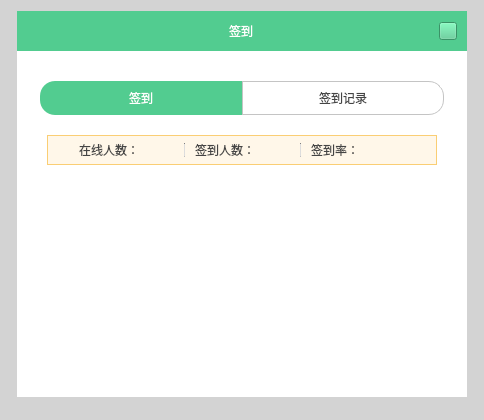
<?xml version="1.0" encoding="UTF-8"?>
<ui version="4.0">
 <class>SignInDlg</class>
 <widget class="QWidget" name="SignInDlg">
  <property name="geometry">
   <rect>
    <x>0</x>
    <y>0</y>
    <width>484</width>
    <height>420</height>
   </rect>
  </property>
  <property name="minimumSize">
   <size>
    <width>484</width>
    <height>420</height>
   </size>
  </property>
  <property name="maximumSize">
   <size>
    <width>484</width>
    <height>420</height>
   </size>
  </property>
  <property name="windowTitle">
   <string>答题器</string>
  </property>
  <property name="styleSheet">
   <string notr="true">#SignInDlg{
	background-color: rgb(211, 211, 211);
}	</string>
  </property>
  <layout class="QGridLayout" name="gridLayout">
   <property name="leftMargin">
    <number>1</number>
   </property>
   <property name="topMargin">
    <number>1</number>
   </property>
   <property name="rightMargin">
    <number>1</number>
   </property>
   <property name="bottomMargin">
    <number>1</number>
   </property>
   <property name="spacing">
    <number>0</number>
   </property>
   <item row="1" column="0">
    <widget class="QLabel" name="label_4">
     <property name="minimumSize">
      <size>
       <width>16</width>
       <height>0</height>
      </size>
     </property>
     <property name="maximumSize">
      <size>
       <width>16</width>
       <height>16777215</height>
      </size>
     </property>
     <property name="styleSheet">
      <string notr="true">border-image: url(:/widget/img/widget/back.png) 6 352 18 0;
</string>
     </property>
     <property name="text">
      <string/>
     </property>
    </widget>
   </item>
   <item row="1" column="1">
    <widget class="CWidget" name="widget" native="true">
     <property name="styleSheet">
      <string notr="true">#widget
{
	background-color: rgb(255, 255, 255);
}</string>
     </property>
     <layout class="QVBoxLayout" name="verticalLayout_4">
      <property name="spacing">
       <number>0</number>
      </property>
      <property name="leftMargin">
       <number>0</number>
      </property>
      <property name="topMargin">
       <number>0</number>
      </property>
      <property name="rightMargin">
       <number>0</number>
      </property>
      <property name="bottomMargin">
       <number>20</number>
      </property>
      <item>
       <widget class="QWidget" name="widget_2" native="true">
        <property name="minimumSize">
         <size>
          <width>0</width>
          <height>40</height>
         </size>
        </property>
        <property name="maximumSize">
         <size>
          <width>16777215</width>
          <height>40</height>
         </size>
        </property>
        <property name="styleSheet">
         <string notr="true">background-color: rgb(82, 204, 144);

</string>
        </property>
        <layout class="QHBoxLayout" name="horizontalLayout">
         <property name="spacing">
          <number>7</number>
         </property>
         <property name="leftMargin">
          <number>10</number>
         </property>
         <property name="topMargin">
          <number>0</number>
         </property>
         <property name="rightMargin">
          <number>10</number>
         </property>
         <property name="bottomMargin">
          <number>0</number>
         </property>
         <item>
          <widget class="QLabel" name="label_2">
           <property name="minimumSize">
            <size>
             <width>16</width>
             <height>0</height>
            </size>
           </property>
           <property name="maximumSize">
            <size>
             <width>16</width>
             <height>16777215</height>
            </size>
           </property>
           <property name="text">
            <string/>
           </property>
          </widget>
         </item>
         <item>
          <widget class="QLabel" name="label">
           <property name="styleSheet">
            <string notr="true">color: rgb(255, 255, 255);
font: 16px &quot;微软雅黑&quot;;</string>
           </property>
           <property name="text">
            <string>签到</string>
           </property>
           <property name="alignment">
            <set>Qt::AlignCenter</set>
           </property>
          </widget>
         </item>
         <item>
          <widget class="QPushButton" name="btnClose">
           <property name="minimumSize">
            <size>
             <width>18</width>
             <height>18</height>
            </size>
           </property>
           <property name="maximumSize">
            <size>
             <width>18</width>
             <height>18</height>
            </size>
           </property>
           <property name="styleSheet">
            <string notr="true">QPushButton{	
	border-image: url(:/Login/img/Login/close_green_Normal.png);
}

QPushButton:hover{		
	border-image: url(:/Login/img/Login/close_green_Click.png);
}

QPushButton:pressed{
	border-image: url(:/Login/img/Login/close_green_Normal.png);
}

QPussButton:disable{
	border-image: url(:/Login/img/Login/close_green_Normal.png);
}</string>
           </property>
           <property name="text">
            <string/>
           </property>
          </widget>
         </item>
        </layout>
       </widget>
      </item>
      <item>
       <layout class="QHBoxLayout" name="horizontalLayout_10">
        <property name="spacing">
         <number>0</number>
        </property>
        <property name="leftMargin">
         <number>10</number>
        </property>
        <property name="topMargin">
         <number>30</number>
        </property>
        <property name="rightMargin">
         <number>10</number>
        </property>
        <item>
         <spacer name="horizontalSpacer_15">
          <property name="orientation">
           <enum>Qt::Horizontal</enum>
          </property>
          <property name="sizeHint" stdset="0">
           <size>
            <width>0</width>
            <height>0</height>
           </size>
          </property>
         </spacer>
        </item>
        <item>
         <widget class="QPushButton" name="btnSignIn">
          <property name="minimumSize">
           <size>
            <width>202</width>
            <height>34</height>
           </size>
          </property>
          <property name="maximumSize">
           <size>
            <width>202</width>
            <height>34</height>
           </size>
          </property>
          <property name="styleSheet">
           <string notr="true">QPushButton:checked{
border-top-left-radius : 15px; 
border-bottom-left-radius : 15px; 
background-color: rgb(82, 204, 144);
font: 14px &quot;微软雅黑&quot;;
color: rgb(255, 255, 255);
}


QPushButton:!checked{
border-top-left-radius : 15px; 
border-bottom-left-radius : 15px; 
background-color: rgb(255, 255, 255);
font: 14px &quot;微软雅黑&quot;;
color: rgb(68, 68, 68);
border:1px solid rgba(196,196,196,255);
}</string>
          </property>
          <property name="text">
           <string>签到</string>
          </property>
          <property name="checkable">
           <bool>true</bool>
          </property>
          <property name="checked">
           <bool>true</bool>
          </property>
         </widget>
        </item>
        <item>
         <widget class="QPushButton" name="btnSignInRecord">
          <property name="minimumSize">
           <size>
            <width>202</width>
            <height>34</height>
           </size>
          </property>
          <property name="maximumSize">
           <size>
            <width>202</width>
            <height>34</height>
           </size>
          </property>
          <property name="styleSheet">
           <string notr="true">QPushButton:checked{
border-top-right-radius : 15px; 
border-bottom-right-radius : 15px; 
background-color: rgb(82, 204, 144);
font: 14px &quot;微软雅黑&quot;;
color: rgb(255, 255, 255);
}


QPushButton:!checked{
border-top-right-radius : 15px; 
border-bottom-right-radius : 15px; 
background-color: rgb(255, 255, 255);
font: 14px &quot;微软雅黑&quot;;
color: rgb(68, 68, 68);
border:1px solid rgba(196,196,196,255);
}</string>
          </property>
          <property name="text">
           <string>签到记录</string>
          </property>
          <property name="checkable">
           <bool>true</bool>
          </property>
         </widget>
        </item>
        <item>
         <spacer name="horizontalSpacer_16">
          <property name="orientation">
           <enum>Qt::Horizontal</enum>
          </property>
          <property name="sizeHint" stdset="0">
           <size>
            <width>0</width>
            <height>0</height>
           </size>
          </property>
         </spacer>
        </item>
       </layout>
      </item>
      <item>
       <widget class="QStackedWidget" name="stackedWidget">
        <property name="styleSheet">
         <string notr="true">#stackedWidget
{
/*
	border:1px;
  border-left: 1px solid rgb(196, 196, 196);  
  border-right: 1px solid rgb(196, 196, 196);*/
}
</string>
        </property>
        <property name="currentIndex">
         <number>1</number>
        </property>
        <widget class="QWidget" name="page_teacher_select">
         <property name="styleSheet">
          <string notr="true">QWidget#page_teacher_select{
background-color: rgb(255, 255, 255);
}</string>
         </property>
         <layout class="QVBoxLayout" name="verticalLayout_2">
          <property name="spacing">
           <number>0</number>
          </property>
          <property name="leftMargin">
           <number>10</number>
          </property>
          <property name="topMargin">
           <number>0</number>
          </property>
          <property name="rightMargin">
           <number>10</number>
          </property>
          <property name="bottomMargin">
           <number>10</number>
          </property>
          <item>
           <spacer name="verticalSpacer_3">
            <property name="orientation">
             <enum>Qt::Vertical</enum>
            </property>
            <property name="sizeHint" stdset="0">
             <size>
              <width>0</width>
              <height>79</height>
             </size>
            </property>
           </spacer>
          </item>
          <item>
           <layout class="QHBoxLayout" name="horizontalLayout_3">
            <property name="spacing">
             <number>0</number>
            </property>
            <property name="rightMargin">
             <number>0</number>
            </property>
            <property name="bottomMargin">
             <number>20</number>
            </property>
            <item>
             <spacer name="horizontalSpacer_3">
              <property name="orientation">
               <enum>Qt::Horizontal</enum>
              </property>
              <property name="sizeHint" stdset="0">
               <size>
                <width>0</width>
                <height>0</height>
               </size>
              </property>
             </spacer>
            </item>
            <item>
             <widget class="QPushButton" name="btnStartSignIn">
              <property name="minimumSize">
               <size>
                <width>100</width>
                <height>30</height>
               </size>
              </property>
              <property name="maximumSize">
               <size>
                <width>100</width>
                <height>30</height>
               </size>
              </property>
              <property name="styleSheet">
               <string notr="true">QPushButton{
border-top-left-radius : 15px; 
border-top-right-radius : 15px; 
border-bottom-left-radius : 15px; 
border-bottom-right-radius : 15px; 
background-color: rgb(82, 204, 144);
font: 12px &quot;微软雅黑&quot;;
color: rgb(255, 255, 255);
}

QPushButton:hover{
border-top-left-radius : 15px; 
border-top-right-radius : 15px; 
border-bottom-left-radius : 15px; 
border-bottom-right-radius : 15px; 
background-color: rgb(66, 198, 97);
font: 10pt &quot;微软雅黑&quot;;
color: rgb(255, 255, 255);
}</string>
              </property>
              <property name="text">
               <string>开始签到</string>
              </property>
             </widget>
            </item>
            <item>
             <spacer name="horizontalSpacer_4">
              <property name="orientation">
               <enum>Qt::Horizontal</enum>
              </property>
              <property name="sizeHint" stdset="0">
               <size>
                <width>0</width>
                <height>0</height>
               </size>
              </property>
             </spacer>
            </item>
           </layout>
          </item>
          <item>
           <widget class="QLabel" name="labCountDown">
            <property name="styleSheet">
             <string notr="true">
color:rgba(153,153,153,1);
font: 14px &quot;微软雅黑&quot;;</string>
            </property>
            <property name="text">
             <string>点击按钮，开始签到</string>
            </property>
            <property name="alignment">
             <set>Qt::AlignCenter</set>
            </property>
           </widget>
          </item>
          <item>
           <spacer name="verticalSpacer">
            <property name="orientation">
             <enum>Qt::Vertical</enum>
            </property>
            <property name="sizeHint" stdset="0">
             <size>
              <width>0</width>
              <height>79</height>
             </size>
            </property>
           </spacer>
          </item>
          <item>
           <widget class="QLabel" name="labStatistics">
            <property name="styleSheet">
             <string notr="true">color:rgba(68,68,68,255);
font: 14px &quot;微软雅黑&quot;;</string>
            </property>
            <property name="text">
             <string>当前签到人数：&lt;font color = #173f26&gt; 0&lt;/font&gt;人</string>
            </property>
            <property name="alignment">
             <set>Qt::AlignCenter</set>
            </property>
           </widget>
          </item>
         </layout>
        </widget>
        <widget class="QWidget" name="page_teacher_pushAnswer">
         <property name="styleSheet">
          <string notr="true">QWidget#page_teacher_pushAnswer{
background-color: rgb(255, 255, 255);
}</string>
         </property>
         <layout class="QVBoxLayout" name="verticalLayout_3">
          <property name="spacing">
           <number>20</number>
          </property>
          <property name="leftMargin">
           <number>30</number>
          </property>
          <property name="topMargin">
           <number>20</number>
          </property>
          <property name="rightMargin">
           <number>30</number>
          </property>
          <property name="bottomMargin">
           <number>15</number>
          </property>
          <item>
           <layout class="QHBoxLayout" name="horizontalLayout_2">
            <property name="spacing">
             <number>0</number>
            </property>
            <item>
             <widget class="QWidget" name="widget_3" native="true">
              <property name="minimumSize">
               <size>
                <width>0</width>
                <height>30</height>
               </size>
              </property>
              <property name="maximumSize">
               <size>
                <width>16777215</width>
                <height>30</height>
               </size>
              </property>
              <property name="styleSheet">
               <string notr="true">QWidget#widget_3{
background:rgba(255,247,233,255);
border:1px solid rgba(250,206,116,255);
}
</string>
              </property>
              <layout class="QHBoxLayout" name="horizontalLayout_7">
               <property name="spacing">
                <number>10</number>
               </property>
               <property name="leftMargin">
                <number>0</number>
               </property>
               <property name="topMargin">
                <number>0</number>
               </property>
               <property name="rightMargin">
                <number>0</number>
               </property>
               <property name="bottomMargin">
                <number>0</number>
               </property>
               <item>
                <spacer name="horizontalSpacer_7">
                 <property name="orientation">
                  <enum>Qt::Horizontal</enum>
                 </property>
                 <property name="sizeHint" stdset="0">
                  <size>
                   <width>0</width>
                   <height>0</height>
                  </size>
                 </property>
                </spacer>
               </item>
               <item>
                <widget class="QLabel" name="label_tatal">
                 <property name="minimumSize">
                  <size>
                   <width>95</width>
                   <height>0</height>
                  </size>
                 </property>
                 <property name="styleSheet">
                  <string notr="true">color: rgb(68, 68, 68);
font: 14px &quot;微软雅黑&quot;;</string>
                 </property>
                 <property name="text">
                  <string>在线人数：</string>
                 </property>
                </widget>
               </item>
               <item>
                <widget class="Line" name="line">
                 <property name="minimumSize">
                  <size>
                   <width>1</width>
                   <height>14</height>
                  </size>
                 </property>
                 <property name="maximumSize">
                  <size>
                   <width>1</width>
                   <height>14</height>
                  </size>
                 </property>
                 <property name="styleSheet">
                  <string notr="true">
background-color: rgb(192, 192, 192);</string>
                 </property>
                 <property name="orientation">
                  <enum>Qt::Vertical</enum>
                 </property>
                </widget>
               </item>
               <item>
                <widget class="QLabel" name="label_sigin">
                 <property name="minimumSize">
                  <size>
                   <width>95</width>
                   <height>0</height>
                  </size>
                 </property>
                 <property name="styleSheet">
                  <string notr="true">color: rgb(68, 68, 68);
font: 14px &quot;微软雅黑&quot;;</string>
                 </property>
                 <property name="text">
                  <string>签到人数：</string>
                 </property>
                </widget>
               </item>
               <item>
                <widget class="Line" name="line_3">
                 <property name="minimumSize">
                  <size>
                   <width>1</width>
                   <height>14</height>
                  </size>
                 </property>
                 <property name="maximumSize">
                  <size>
                   <width>1</width>
                   <height>14</height>
                  </size>
                 </property>
                 <property name="styleSheet">
                  <string notr="true">
background-color: rgb(192, 192, 192);</string>
                 </property>
                 <property name="orientation">
                  <enum>Qt::Vertical</enum>
                 </property>
                </widget>
               </item>
               <item>
                <widget class="QLabel" name="label_startTimeCount">
                 <property name="minimumSize">
                  <size>
                   <width>95</width>
                   <height>0</height>
                  </size>
                 </property>
                 <property name="styleSheet">
                  <string notr="true">color: rgb(68, 68, 68);
font: 14px &quot;微软雅黑&quot;;</string>
                 </property>
                 <property name="text">
                  <string>签到率：</string>
                 </property>
                </widget>
               </item>
               <item>
                <spacer name="horizontalSpacer_8">
                 <property name="orientation">
                  <enum>Qt::Horizontal</enum>
                 </property>
                 <property name="sizeHint" stdset="0">
                  <size>
                   <width>0</width>
                   <height>0</height>
                  </size>
                 </property>
                </spacer>
               </item>
              </layout>
             </widget>
            </item>
           </layout>
          </item>
          <item>
           <widget class="QListWidget" name="listWidget">
            <property name="sizePolicy">
             <sizepolicy hsizetype="Expanding" vsizetype="Expanding">
              <horstretch>0</horstretch>
              <verstretch>0</verstretch>
             </sizepolicy>
            </property>
            <property name="styleSheet">
             <string notr="true">QListWidget
{
	background-color: rgb(255, 255, 255);
	border:0px;
}

/*滚动条样式 开始*/
QScrollBar:vertical
{
border-radius:4px;
width:6px;
background:rgba(255,255,255, 255);
margin:0px,0px,0px,0px;
overflow-x:hidden;
}

QScrollBar::handle:vertical
{
background:rgba(210,210,210, 255);
border-radius:3px;
min-height:20;
border: 1px solid #D2D2D2;
}
</string>
            </property>
            <property name="verticalScrollBarPolicy">
             <enum>Qt::ScrollBarAsNeeded</enum>
            </property>
            <property name="horizontalScrollBarPolicy">
             <enum>Qt::ScrollBarAlwaysOff</enum>
            </property>
           </widget>
          </item>
         </layout>
        </widget>
       </widget>
      </item>
     </layout>
    </widget>
   </item>
   <item row="1" column="2">
    <widget class="QLabel" name="label_6">
     <property name="minimumSize">
      <size>
       <width>16</width>
       <height>0</height>
      </size>
     </property>
     <property name="maximumSize">
      <size>
       <width>16</width>
       <height>16777215</height>
      </size>
     </property>
     <property name="styleSheet">
      <string notr="true">border-image: url(:/widget/img/widget/back.png) 10 0 18 352;</string>
     </property>
     <property name="text">
      <string/>
     </property>
    </widget>
   </item>
   <item row="2" column="0" colspan="3">
    <widget class="QLabel" name="label_7">
     <property name="minimumSize">
      <size>
       <width>0</width>
       <height>22</height>
      </size>
     </property>
     <property name="maximumSize">
      <size>
       <width>16777215</width>
       <height>22</height>
      </size>
     </property>
     <property name="styleSheet">
      <string notr="true">border-image: url(:/widget/img/widget/back.png) 182 0 0 0;</string>
     </property>
     <property name="text">
      <string/>
     </property>
    </widget>
   </item>
   <item row="0" column="0" colspan="3">
    <widget class="QLabel" name="label_5">
     <property name="minimumSize">
      <size>
       <width>0</width>
       <height>10</height>
      </size>
     </property>
     <property name="maximumSize">
      <size>
       <width>16777215</width>
       <height>10</height>
      </size>
     </property>
     <property name="styleSheet">
      <string notr="true">border-image: url(:/widget/img/widget/back.png) 0 0 194 0;</string>
     </property>
     <property name="text">
      <string/>
     </property>
    </widget>
   </item>
  </layout>
 </widget>
 <layoutdefault spacing="6" margin="11"/>
 <customwidgets>
  <customwidget>
   <class>CWidget</class>
   <extends>QWidget</extends>
   <header>cwidget.h</header>
   <container>1</container>
  </customwidget>
 </customwidgets>
 <resources>
  <include location="../../VLive/VLive.qrc"/>
 </resources>
 <connections/>
</ui>
